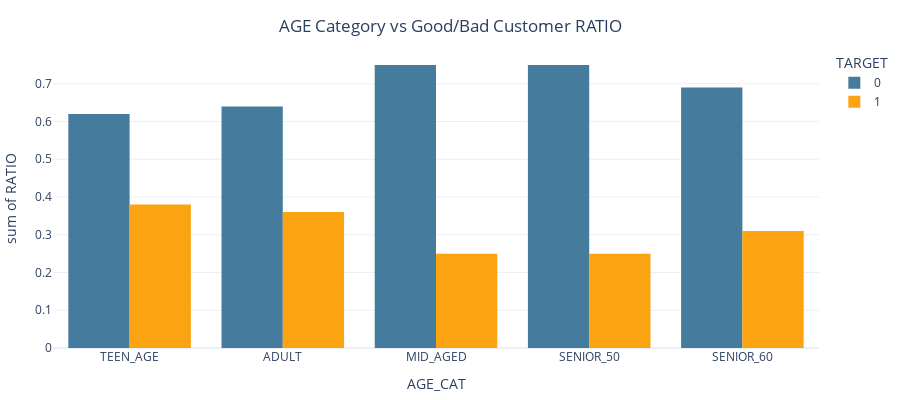

The code cell stored with this chart in its notebook:
### Code cell
fig  = px.histogram(group, 
              x='AGE_CAT', 
              y='RATIO',
              color='TARGET',
              color_discrete_sequence=["#457b9d","#fca311"],
              template='plotly_white')

fig.update_layout(width=900, height=400, 
                  barmode='group',
                  title= {'text': "AGE Category vs Good/Bad Customer RATIO",
                          'y':0.95,'x':0.5,
                          'xanchor': 'center',
                          'yanchor': 'top'},
                 showlegend=True,
                 margin = dict(l=25, r=10, t=50, b=10))
                 
                 
fig.show()

### Figure 1 — Plotly figure (JSON) as saved in the notebook; plotly's stock layout.template omitted (floating-point values rounded to 4 significant figures)
{"data": [{"alignmentgroup": "True", "bingroup": "x", "histfunc": "sum", "hovertemplate": "TARGET=0<br>AGE_CAT=%{x}<br>sum of RATIO=%{y}<extra></extra>", "legendgroup": "0", "marker": {"color": "#457b9d"}, "name": "0", "offsetgroup": "0", "orientation": "v", "showlegend": true, "type": "histogram", "x": ["TEEN_AGE", "ADULT", "MID_AGED", "SENIOR_50", "SENIOR_60"], "xaxis": "x", "y": [0.62, 0.64, 0.75, 0.75, 0.69], "yaxis": "y"}, {"alignmentgroup": "True", "bingroup": "x", "histfunc": "sum", "hovertemplate": "TARGET=1<br>AGE_CAT=%{x}<br>sum of RATIO=%{y}<extra></extra>", "legendgroup": "1", "marker": {"color": "#fca311"}, "name": "1", "offsetgroup": "1", "orientation": "v", "showlegend": true, "type": "histogram", "x": ["TEEN_AGE", "ADULT", "MID_AGED", "SENIOR_50", "SENIOR_60"], "xaxis": "x", "y": [0.38, 0.36, 0.25, 0.25, 0.31], "yaxis": "y"}], "layout": {"barmode": "group", "height": 400, "legend": {"title": {"text": "TARGET"}, "tracegroupgap": 0}, "margin": {"b": 10, "l": 25, "r": 10, "t": 50}, "showlegend": true, "title": {"text": "AGE Category vs Good/Bad Customer RATIO", "x": 0.5, "xanchor": "center", "y": 0.95, "yanchor": "top"}, "width": 900, "xaxis": {"anchor": "y", "domain": [0.0, 1.0], "title": {"text": "AGE_CAT"}}, "yaxis": {"anchor": "x", "domain": [0.0, 1.0], "title": {"text": "sum of RATIO"}}}}
